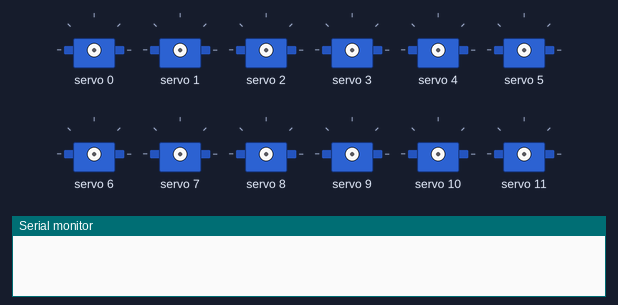
This sketch was run on a simulated Arduino Uno, built with avr-gcc and run on an emulated ATmega328P. Shown: 12 × servo, the last lines printed to the serial monitor.

Above: at 0.1 s.
At 8.4 s:
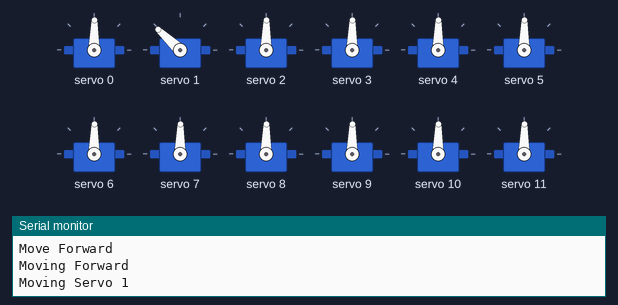
At 12.4 s:
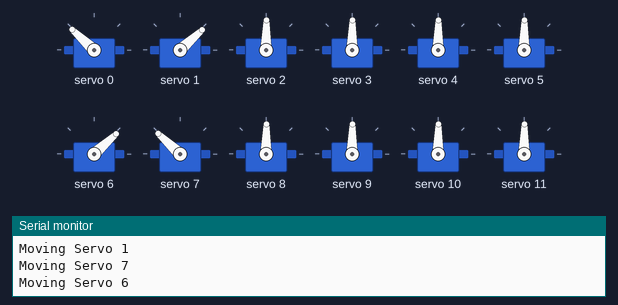
At 17.4 s:
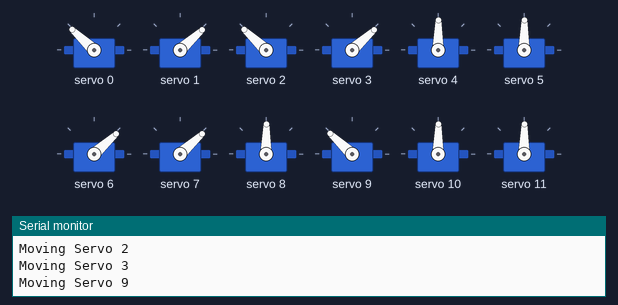
At 26.6 s:
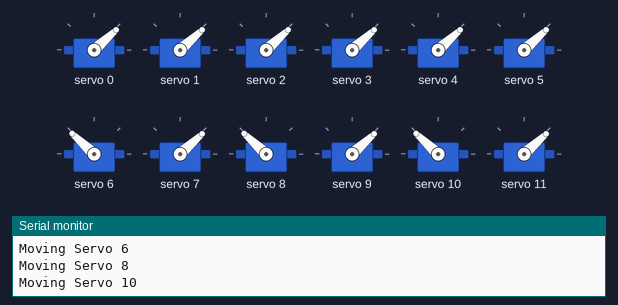
At 37.7 s:
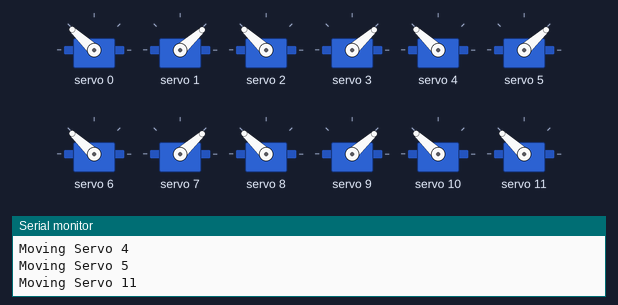
Timing chart, 0 to 40.0 s (numbered marks = the images above):
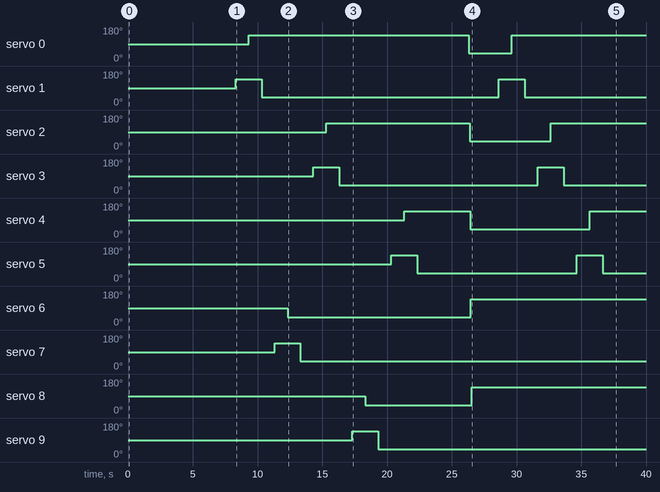

Measured:
- by itself, servo 0: 89° → 137° at 9.3 s, → 42° 17.0 s later, → 137° 3.3 s later
- by itself, servo 1: alternates 137° for 2.0 s and 42° for 18.3 s
- by itself, servo 2: 89° → 137° at 15.3 s, → 42° 11.1 s later, → 137° 6.3 s later
- by itself, servo 3: alternates 137° for 2.0 s and 42° for 15.3 s
- by itself, servo 4: 89° → 137° at 21.3 s, → 42° 5.1 s later, → 137° 9.2 s later
- by itself, servo 5, servo 11: alternates 137° for 2.0 s and 42° for 12.3 s
- by itself, servo 6: 89° → 42° at 12.3 s, → 137° 14.2 s later
- by itself, servo 7: 89° → 137° at 11.3 s, → 42° 2.0 s later

The sketch:

PCA9685_Control.ino
```cpp
#include <Wire.h>
#include <Adafruit_PWMServoDriver.h>

Adafruit_PWMServoDriver servo = Adafruit_PWMServoDriver();

#define SERVOMIN  200 // This is the 'minimum' pulse length count (out of 4096)
#define SERVOMAX  400 // This is the 'maximum' pulse length count (out of 4096)
#define SERVO_FREQ 50 // Analog servos run at ~50 Hz updates

// our servo # counter
uint8_t servonum = 0;
uint8_t servototal = 12;

int default_delay = 1000;

int direction = 1;

void setup() {
  // put your setup code here, to run once:
  Serial.begin(9600);

  delay(default_delay*2);

  servo.begin();
  servo.setOscillatorFrequency(27000000);
  servo.setPWMFreq(SERVO_FREQ);  // Analog servos run at ~50 Hz updates

  for (uint8_t servocurr = servonum; servocurr <= servototal; servocurr++) {
    Serial.print("Resetting Servo ");
    Serial.println(servocurr);
    servo.setPWM(servocurr, 0, (SERVOMAX - SERVOMIN) / 2 + SERVOMIN);
    delay(100);
    }

  Serial.println("Setup Complete");
  delay(default_delay*5);

}

void arm_place_f(int servo_num) {
  // pulselength = map(degrees, 0, 180, SERVOMIN, SERVOMAX);

  // Raise Vert
  Serial.print("Moving Servo ");
  Serial.println(servo_num + 1);
  servo.setPWM(servo_num + 1, 0, SERVOMAX);
  delay(default_delay);

  // Move Horz
  Serial.print("Moving Servo ");
  Serial.println(servo_num);
  if (servo_num > 5) {
    servo.setPWM(servo_num, 0, SERVOMIN);
  } else {
    servo.setPWM(servo_num, 0, SERVOMAX);
  }
  delay(default_delay);

  // Lower Vert
  Serial.print("Moving Servo ");
  Serial.println(servo_num + 1);
  servo.setPWM(servo_num + 1, 0, SERVOMIN);
  delay(default_delay);

}

void arm_place_b(int servo_num) {

  // Raise Vert
  Serial.print("Moving Servo ");
  Serial.println(servo_num + 1);
  servo.setPWM(servo_num + 1, 0, SERVOMAX);
  delay(default_delay);

  // Move Horz
  Serial.print("Moving Servo ");
  Serial.println(servo_num);
  if (servo_num > 5) {
    servo.setPWM(servo_num, 0, SERVOMAX);
  } else {
    servo.setPWM(servo_num, 0, SERVOMIN);
  }
  delay(default_delay);

  // Lower Vert
  Serial.print("Moving Servo ");
  Serial.println(servo_num + 1);
  servo.setPWM(servo_num + 1, 0, SERVOMIN);
  delay(default_delay);

}

void arm_shift_f(int servo_num) {
  // Move Horz
  Serial.print("Moving Servo ");
  Serial.println(servo_num);
  if (servo_num > 5) {
    servo.setPWM(servo_num, 0, SERVOMAX);
  } else {
    servo.setPWM(servo_num, 0, SERVOMIN);
  }
  delay(50);
}

void arm_shift_b(int servo_num) {
  // Move Horz
  Serial.print("Moving Servo ");
  Serial.println(servo_num);
  if (servo_num < 5) {
    servo.setPWM(servo_num, 0, SERVOMAX);
  } else {
    servo.setPWM(servo_num, 0, SERVOMIN);
  }
  delay(50);
}

void move_forward() {
  Serial.println("Moving Forward");
  arm_place_f(0);
  arm_place_f(6);
  arm_place_f(2);
  arm_place_f(8);
  arm_place_f(4);
  arm_place_f(10);

  arm_shift_f(0);
  arm_shift_f(2);
  arm_shift_f(4);
  arm_shift_f(6);
  arm_shift_f(8);
  arm_shift_f(10);
}

void move_backward() {
  Serial.println("Moving Backward");
  arm_place_b(10);
  arm_place_b(4);
  arm_place_b(8);
  arm_place_b(2);
  arm_place_b(6);
  arm_place_b(0);

  arm_shift_f(0);
  arm_shift_f(2);
  arm_shift_f(4);
  arm_shift_f(6);
  arm_shift_f(8);
  arm_shift_f(10);
}

void turn_left() {
  Serial.println("Turning Left");

  // Left Forward
  arm_place_f(0);
  arm_place_f(2);
  arm_place_f(4);

  // Right Backwards
  arm_place_b(10);
  arm_place_b(8);
  arm_place_b(6);

  // Rotate Body
  arm_shift_f(0);
  arm_shift_f(2);
  arm_shift_f(4);
  arm_shift_b(6);
  arm_shift_b(8);
  arm_shift_b(10);

}

void turn_right() {
  Serial.println("Turning Right");

  // Right Forward
  arm_place_f(6);
  arm_place_f(8);
  arm_place_f(10);

  // Left Backwards
  arm_place_b(4);
  arm_place_b(2);
  arm_place_b(0);

  // Rotate Body
  arm_shift_f(0);
  arm_shift_f(2);
  arm_shift_f(4);
  arm_shift_b(6);
  arm_shift_b(8);
  arm_shift_b(10);

}

void loop() {
  Serial.println("Navigate");

  Serial.println("Move Forward");
  move_forward();
  delay(default_delay * 2);

  Serial.println("Move Left");
  turn_left();
  delay(default_delay * 2);

  Serial.println("Move Forward");
  move_forward();
  delay(default_delay * 2);

  Serial.println("Move Right");
  turn_right();
  delay(default_delay * 2);

}
```
